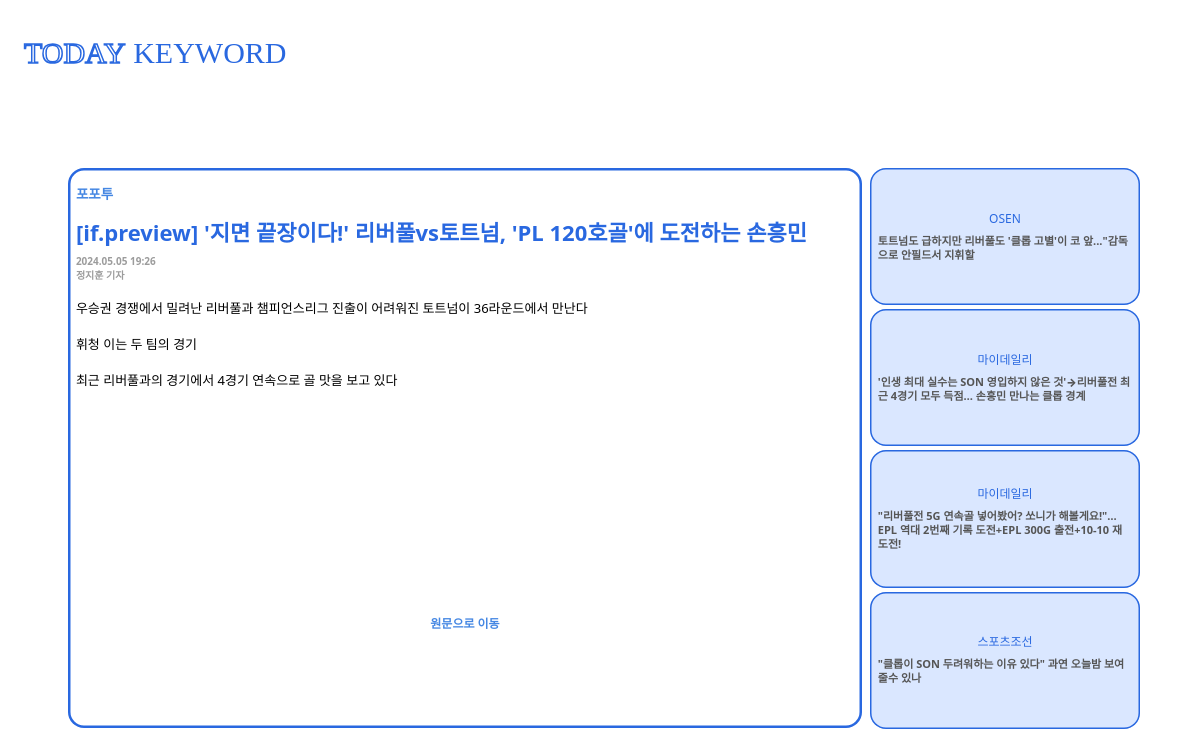
The page /mainpage/리버풀/294/ on the database its author committed.
### mainpage/models.py (models this page shows)
class newsData(models.Model):
    title = models.CharField(max_length=100)
    reporter = models.CharField(max_length=10)
    company = models.CharField(max_length=10)
    datetime = models.CharField(max_length=20)
    summary = models.TextField(default=' ')
    url = models.URLField(null=True)
    keywords = models.CharField(max_length=100, null=True)

### mainpage/views.py (the view)
def details(request, kwRank_keyword, newsData_id):
    newslist_data = newsData.objects.filter(keywords__contains=kwRank_keyword)[:5]
    newslist_content = []
    for data in newslist_data:
        if data and data.id != newsData_id:  # 선택된 newsData의 id와 같지 않은 것만 추가
            newslist_content.append({
                'id': data.id,
                'title': data.title,
                'company': data.company,
                'url': data.url,
            })
    news_data = newsData.objects.filter(id=newsData_id)[0]
    news_data.summary = news_data.summary.split('<split>')
    content = {
        'newslist': newslist_content,
        'news_data': news_data,
        'keyword': kwRank_keyword
    }
    return render(request, 'details/index.html', content)

### templates/details/index.html (shortened to what this page needs)
<!DOCTYPE html>
<html lang="en">
<head>
    {% load static %}
    <link rel="stylesheet" type="text/css" href="{% static 'bootstrap.min.css' %}">
    {% load static %}
    <link rel="stylesheet" type="text/css" href="{% static 'kets.css' %}">
</head>
<body>
    <header>
        <a href="{% url 'mainpage:index' %}">
            <div class="title d-flex justify-content-left ms-4">
                <span class="titleToday">TODAY&nbsp;</span>
                <span class="titleKeyword">KEYWORD</span>
            </div>
        </a>
    </header>
    <section class="mt-5 position-absolute top-50 start-50 translate-middle" style="width: 90%; height: 70%; text-align: center;">
        <section class="newsSection">
            <div class="news main-news badge rounded-4">
                <div>
                    <div class="detail-newspaper pt-3 pb-3">{{ news_data.company }}</div>
                    <div class="newsTitle text-wrap mb-2">{{ news_data.title }}</div>
                    <div class="detail-newsTimeReporter mb-2 fw-bolder">
                        <div>{{ news_data.datetime }}</div>
                        <div>{{ news_data.reporter }}</div>
                    </div>
                    <div class="detail-newscontent text-wrap pt-2 fw-normal">
                        {% for t in news_data.summary %}
                            <p>{{ t }}</p>
                        {% endfor %}
                    </div>
                    <div class="detail-url">
                        <a href="{{news_data.url}}" style="color: #4587E3;">원문으로 이동</a>
                    </div>
                </div>
            </div>
        </section>
        <article class="remainNewslist">
            {% for i in newslist %}
                <a href="{% url 'mainpage:details' keyword i.id %}">
                    <div class="remainNews extra badge rounded-4 mb-1 d-flex flex-column justify-content-center align-items-center">
                        <div class="newspaper pb-2 fw-normal">{{ i.company }}</div>
                        <div class="headline text-wrap fw-bolder">{{ i.title }}</div>
                    </div>
                </a>
            {% endfor %}
        </article>
    </section>
</body>

### static/kets.css (style rules this page uses)
header { height: 15%; margin-top: 30px; width: 97%; text-align: right; font-family: 'Pretendard-Regular'; font-size: 110%; }
.title { font-family: 'Cafe24Moyamoya-Face-v1.0'; font-size: 30px; width: 90%; }
.titleToday { color: white; -webkit-text-stroke: 1.5px #2968E0; }
.titleKeyword { color: #2968E0; }
a { text-decoration: none; }
.newspaper { padding-top: -15px; }
.newsSection { float: left; width: 75%; height: 100%; }
.main-news { width: 98%; height: 100%; box-shadow: 0 0 0 2.5px #2968E0 inset; border-color: #2968E0; color: #2968E0; }
.news { text-align: left; }
.newsTitle { font-size:22px; line-height: 28px; }
.detail-newspaper { padding-top: -15px; font-size: 13.5px; color: #4587E3; }
.detail-newscontent { height: 250px; color: black; font-size: 13px; line-height: 20px; }
.detail-newsTimeReporter { font-size: 10px; color: rgb(156, 156, 156); line-height: 14px; }
.detail-url { color: #4587E3; text-align:center; padding-top: 10%; }
article { float: left; width: 25%; height: 100%; }
.extra { box-shadow: 0 0 0 1.5px #2968E0 inset; color: #2968E0; line-height: 14px; background: #DAE7FF; }
.remainNews { text-align: left; height: 24.5%; }
.headline { font-size: 11px; color: #555555; }

### rows shown on the page
newsData: company "포포투", title "[if.preview] '지면 끝장이다!' 리버풀vs토트넘, 'PL 120호골'에 도전하는 손흥민", datetime "2024.05.05 19:26", reporter "정지훈 기자"
newsData: company "OSEN", title "토트넘도 급하지만 리버풀도 '클롭 고별'이 코 앞...\"감독으로 안필드서 지휘할"
newsData: company "마이데일리", title "'인생 최대 실수는 SON 영입하지 않은 것'→리버풀전 최근 4경기 모두 득점… 손흥민 만나는 클롭 경계"
newsData: company "마이데일리", title "\"리버풀전 5G 연속골 넣어봤어? 쏘니가 해볼게요!\"…EPL 역대 2번째 기록 도전+EPL 300G 출전+10-10 재도전!"
newsData: company "스포츠조선", title "\"클롭이 SON 두려워하는 이유 있다\" 과연 오늘밤 보여줄수 있나"

### other values the page prints
{{ t }} "우승권 경쟁에서 밀려난 리버풀과 챔피언스리그 진출이 어려워진 토트넘이 36라운드에서 만난다" "휘청 이는 두 팀의 경기" "최근 리버풀과의 경기에서 4경기 연속으로 골 맛을 보고 있다"
